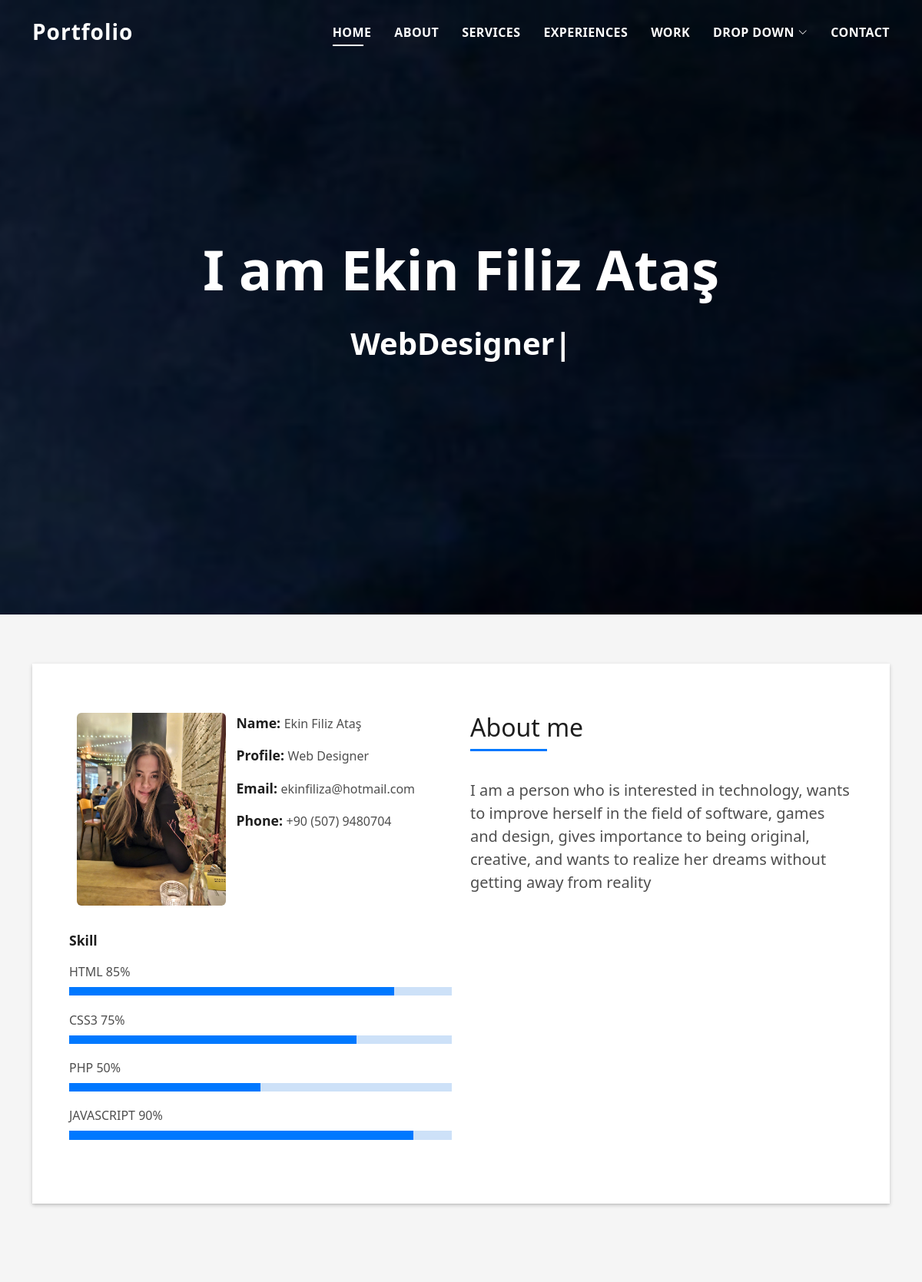
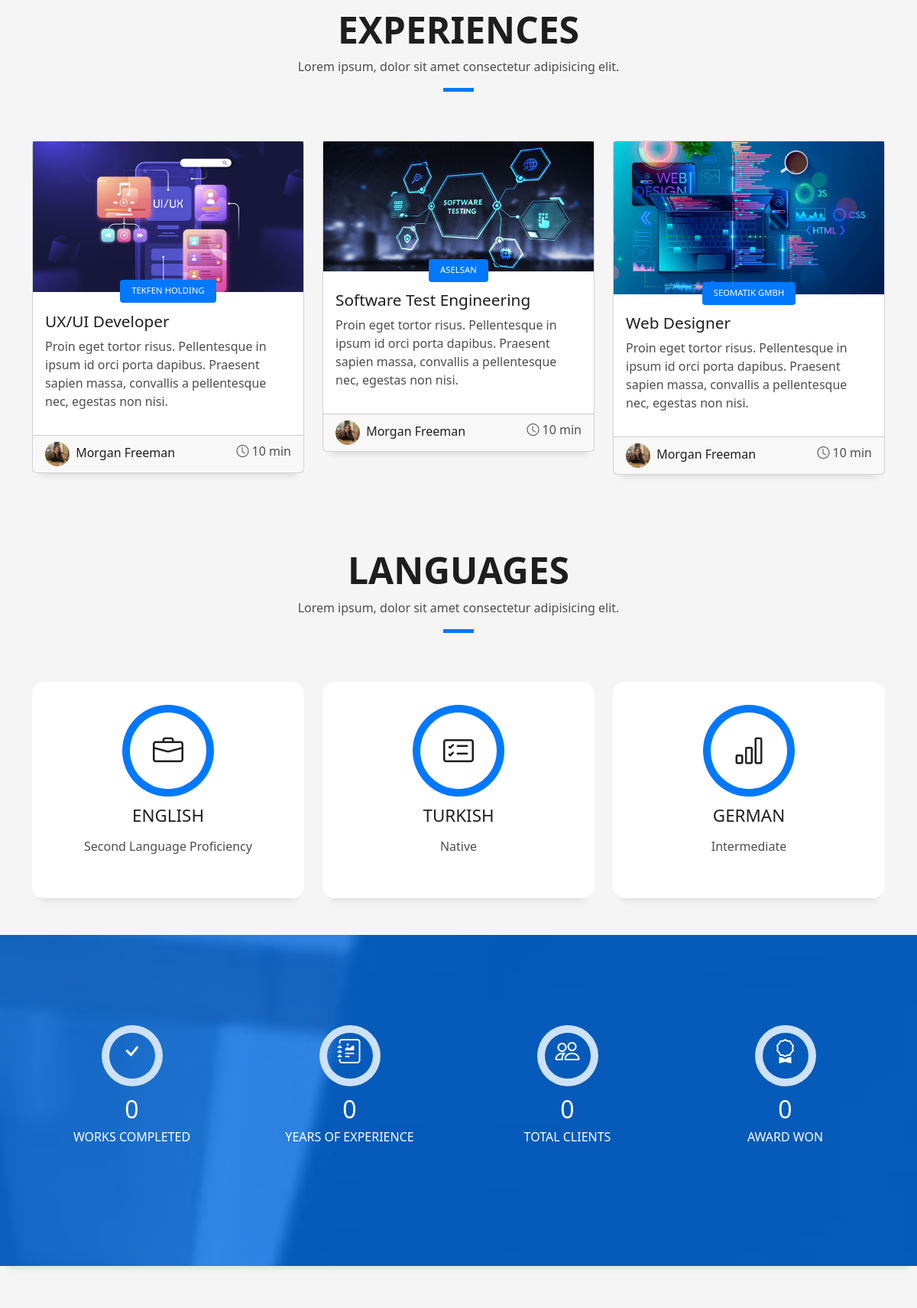
The page / (upper part) on the database its author committed (2 pictures, top to bottom).
### core/models.py (models this page shows, shortened)
class GeneralSetting(models.Model):
    name = models.CharField(
        default='',
        max_length=254,
        blank=True,
        verbose_name="Name Test",
        help_text='This is the variable of the setting.'
    )
    description = models.CharField(
        default='',
        max_length=254,
        blank=True,
        verbose_name="Description"
    )
    parameter = models.CharField(
        default='',
        max_length=254,
        blank=True,
        verbose_name="Parameter"
    )
    updated_date = models.DateTimeField(
        blank=True,
        auto_now=True,
        verbose_name="Updated Date"
    )
    created_date = models.DateTimeField(
        blank=True,
        auto_now_add=True,
        verbose_name="Created Date"
    )
    class Meta:
        verbose_name = 'General Setting'
        verbose_name_plural = 'General Settings'
        ordering = ('name',)

### core/views.py (the view)
# urls.py: path('', views.index, name='index'),
def index(request):
    site_title = GeneralSetting.objects.get(name='site_title').parameter
    site_keywords = GeneralSetting.objects.get(name='site_keywords').parameter
    site_about = GeneralSetting.objects.get(name='site_about').parameter
    context = {
        'site_title': site_title,
        'site_keywords': site_keywords,
        'site_about': site_about,
    }
    return render(request, 'index.html', context=context)

### templates/index.html (shortened to what this page needs)
{% load static %}
<!DOCTYPE html>
<html lang="en">
<head>
<link href="{% static 'vendor/bootstrap/css/bootstrap.min.css' %}" rel="stylesheet">
<link href="{% static 'vendor/bootstrap-icons/bootstrap-icons.css' %}" rel="stylesheet">
<link href="{% static 'vendor/glightbox/css/glightbox.min.css' %}" rel="stylesheet">
<link href="{% static 'vendor/swiper/swiper-bundle.min.css' %}" rel="stylesheet">
<link href="{% static 'css/style.css' %}" rel="stylesheet">
</head>
<body>
  <header id="header" class="fixed-top">
    <div class="container d-flex align-items-center justify-content-between">
      <h1 class="logo"><a href="index.html">Portfolio</a></h1>
      <nav id="navbar" class="navbar">
        <ul>
          <li><a class="nav-link scrollto active" href="#hero">Home</a></li>
          <li><a class="nav-link scrollto" href="#about">About</a></li>
          <li><a class="nav-link scrollto" href="#services">Services</a></li>
          <li><a class="nav-link scrollto " href="#blog">Experiences</a></li>
          <li><a class="nav-link scrollto " href="#work">Work</a></li>
          <li class="dropdown"><a href="#"><span>Drop Down</span> <i class="bi bi-chevron-down"></i></a>
          </li>
          <li><a class="nav-link scrollto" href="#contact">Contact</a></li>
        </ul>
      </nav>
    </div>
  </header>
  <div id="hero" class="hero route bg-image" style="background-image: url(static/img/hero-bg.jpg)">
    <div class="overlay-itro"></div>
    <div class="hero-content display-table">
      <div class="table-cell">
        <div class="container">
          <h1 class="hero-title mb-4">I am {{ site_title }}</h1>
          <p class="hero-subtitle"><span class="typed" data-typed-items={{ site_keywords }}></span></p>
        </div>
      </div>
    </div>
  </div>
  <main id="main">
    <section id="about" class="about-mf sect-pt4 route">
      <div class="container">
        <div class="row">
          <div class="col-sm-12">
            <div class="box-shadow-full">
              <div class="row">
                <div class="col-md-6">
                  <div class="row">
                    <div class="col-sm-6 col-md-5">
                      <div class="about-img">
                        <img src="static/img/testimonial-2.jpg" class="img-fluid rounded b-shadow-a" alt="">
                      </div>
                    </div>
                    <div class="col-sm-6 col-md-7">
                      <div class="about-info">
                        <p><span class="title-s">Name: </span> <span>Ekin Filiz Ataş</span></p>
                        <p><span class="title-s">Profile: </span> <span>Web Designer</span></p>
                        <p><span class="title-s">Email: </span> <span>ekinfiliza@hotmail.com</span></p>
                        <p><span class="title-s">Phone: </span> <span>+90 (507) 9480704</span></p>
                      </div>
                    </div>
                  </div>
                  <div class="skill-mf">
                    <p class="title-s">Skill</p>
                    <span>HTML</span> <span class="pull-right">85%</span>
                    <div class="progress">
                      <div class="progress-bar" role="progressbar" style="width: 85%;" aria-valuenow="85" aria-valuemin="0" aria-valuemax="100"></div>
                    </div>
                    <span>CSS3</span> <span class="pull-right">75%</span>
                    <div class="progress">
                      <div class="progress-bar" role="progressbar" style="width: 75%" aria-valuenow="75" aria-valuemin="0" aria-valuemax="100"></div>
                    </div>
                    <span>PHP</span> <span class="pull-right">50%</span>
                    <div class="progress">
                      <div class="progress-bar" role="progressbar" style="width: 50%" aria-valuenow="50" aria-valuemin="0" aria-valuemax="100"></div>
                    </div>
                    <span>JAVASCRIPT</span> <span class="pull-right">90%</span>
                    <div class="progress">
                      <div class="progress-bar" role="progressbar" style="width: 90%" aria-valuenow="90" aria-valuemin="0" aria-valuemax="100"></div>
                    </div>
                  </div>
                </div>
                <div class="col-md-6">
                  <div class="about-me pt-4 pt-md-0">
                    <div class="title-box-2">
                      <h5 class="title-left">
                        About me
                      </h5>
                    </div>
                    <p class="lead">
                        {{site_about}}                    </p>
                  </div>
                </div>
              </div>
            </div>
          </div>
        </div>
      </div>
    </section>
    <section id="blog" class="blog-mf sect-pt4 route">
      <div class="container">
        <div class="row">
          <div class="col-sm-12">
            <div class="title-box text-center">
              <h3 class="title-a">
                Experiences
              </h3>
              <p class="subtitle-a">
                Lorem ipsum, dolor sit amet consectetur adipisicing elit.
              </p>
              <div class="line-mf"></div>
            </div>
          </div>
        </div>
        <div class="row">
          <div class="col-md-4">
            <div class="card card-blog">
              <div class="card-img">
                <a href="single.html"><img src="static/img/post-1.jpg" alt="" class="img-fluid"></a>
              </div>
              <div class="card-body">
                <div class="card-category-box">
                  <div class="card-category">
                    <h6 class="category">Tekfen Holding</h6>
                  </div>
                </div>
                <h3 class="card-title"><a href="single.html">UX/UI Developer</a></h3>
                <p class="card-description">
                  Proin eget tortor risus. Pellentesque in ipsum id orci porta dapibus. Praesent sapien massa, convallis
                  a pellentesque nec,
                  egestas non nisi.
                </p>
              </div>
              <div class="card-footer">
                <div class="post-author">
                  <a href="#">
                    <img src="static/img/testimonial-2.jpg" alt="" class="avatar rounded-circle">
                    <span class="author">Morgan Freeman</span>
                  </a>
                </div>
                <div class="post-date">
                  <span class="bi bi-clock"></span> 10 min
                </div>
              </div>
            </div>
          </div>
          <div class="col-md-4">
            <div class="card card-blog">
              <div class="card-img">
                <a href="single.html"><img src="static/img/post-2.jpg" alt="" class="img-fluid"></a>
              </div>
              <div class="card-body">
                <div class="card-category-box">
                  <div class="card-category">
                    <h6 class="category">ASELSAN</h6>
                  </div>
                </div>
                <h3 class="card-title"><a href="single.html">Software Test Engineering</a></h3>
                <p class="card-description">
                  Proin eget tortor risus. Pellentesque in ipsum id orci porta dapibus. Praesent sapien massa, convallis
                  a pellentesque nec,
                  egestas non nisi.
                </p>
              </div>
              <div class="card-footer">
                <div class="post-author">
                  <a href="#">
                    <img src="static/img/testimonial-2.jpg" alt="" class="avatar rounded-circle">
                    <span class="author">Morgan Freeman</span>
                  </a>
                </div>
                <div class="post-date">
                  <span class="bi bi-clock"></span> 10 min
                </div>
              </div>
            </div>
          </div>
          <div class="col-md-4">
            <div class="card card-blog">
              <div class="card-img">
                <a href="single.html"><img src="static/img/post-3.jpg" alt="" class="img-fluid"></a>
              </div>
              <div class="card-body">
                <div class="card-category-box">
                  <div class="card-category">
                    <h6 class="category">Seomatik GMBH</h6>
                  </div>
                </div>
                <h3 class="card-title"><a href="single.html">Web Designer</a></h3>
                <p class="card-description">
                  Proin eget tortor risus. Pellentesque in ipsum id orci porta dapibus. Praesent sapien massa, convallis
                  a pellentesque nec,
                  egestas non nisi.
                </p>
              </div>
              <div class="card-footer">
                <div class="post-author">
                  <a href="#">
                    <img src="static/img/testimonial-2.jpg" alt="" class="avatar rounded-circle">
                    <span class="author">Morgan Freeman</span>
                  </a>
                </div>
                <div class="post-date">
                  <span class="bi bi-clock"></span> 10 min
                </div>
              </div>
            </div>
          </div>
        </div>
      </div>
    </section>
    <section id="services" class="services-mf pt-5 route">
      <div class="container">
        <div class="row">
          <div class="col-sm-12">
            <div class="title-box text-center">
              <h3 class="title-a">
                Languages
              </h3>
              <p class="subtitle-a">
                Lorem ipsum, dolor sit amet consectetur adipisicing elit.
              </p>
              <div class="line-mf"></div>
            </div>
          </div>
        </div>
        <div class="row">
          <div class="col-md-4">
            <div class="service-box">
              <div class="service-ico">
                <span class="ico-circle"><i class="bi bi-briefcase"></i></span>
              </div>
              <div class="service-content">
                <h2 class="s-title">English</h2>
                <p class="s-description text-center">
                  Second Language Proficiency
                </p>
              </div>
            </div>
          </div>
          <div class="col-md-4">
            <div class="service-box">
              <div class="service-ico">
                <span class="ico-circle"><i class="bi bi-card-checklist"></i></span>
              </div>
              <div class="service-content">
                <h2 class="s-title">Turkish</h2>
                <p class="s-description text-center">
                  Native
                </p>
              </div>
            </div>
          </div>
          <div class="col-md-4">
            <div class="service-box">
              <div class="service-ico">
                <span class="ico-circle"><i class="bi bi-bar-chart"></i></span>
              </div>
              <div class="service-content">
                <h2 class="s-title">German</h2>
                <p class="s-description text-center">
                  Intermediate
                </p>
              </div>
            </div>
          </div>
        </div>
      </div>
    </section>
    <div class="section-counter paralax-mf bg-image" style="background-image: url(static/img/counters-bg.jpg)">
      <div class="overlay-mf"></div>
      <div class="container position-relative">
        <div class="row">
          <div class="col-sm-3 col-lg-3">
            <div class="counter-box counter-box pt-4 pt-md-0">
              <div class="counter-ico">
                <span class="ico-circle"><i class="bi bi-check"></i></span>
              </div>
              <div class="counter-num">
                <p data-purecounter-start="0" data-purecounter-end="450" data-purecounter-duration="1" class="counter purecounter"></p>
                <span class="counter-text">WORKS COMPLETED</span>
              </div>
            </div>
          </div>
          <div class="col-sm-3 col-lg-3">
            <div class="counter-box pt-4 pt-md-0">
              <div class="counter-ico">
                <span class="ico-circle"><i class="bi bi-journal-richtext"></i></span>
              </div>
              <div class="counter-num">
                <p data-purecounter-start="0" data-purecounter-end="25" data-purecounter-duration="1" class="counter purecounter"></p>
                <span class="counter-text">YEARS OF EXPERIENCE</span>
              </div>
            </div>
          </div>
          <div class="col-sm-3 col-lg-3">
            <div class="counter-box pt-4 pt-md-0">
              <div class="counter-ico">
                <span class="ico-circle"><i class="bi bi-people"></i></span>
              </div>
              <div class="counter-num">
                <p data-purecounter-start="0" data-purecounter-end="550" data-purecounter-duration="1" class="counter purecounter"></p>
                <span class="counter-text">TOTAL CLIENTS</span>
              </div>
            </div>
          </div>
          <div class="col-sm-3 col-lg-3">
            <div class="counter-box pt-4 pt-md-0">
              <div class="counter-ico">
                <span class="ico-circle"><i class="bi bi-award"></i></span>
              </div>
              <div class="counter-num">
                <p data-purecounter-start="0" data-purecounter-end="48" data-purecounter-duration="1" class="counter purecounter"></p>
                <span class="counter-text">AWARD WON</span>
              </div>
            </div>
          </div>
        </div>
      </div>
    </div>
    <section id="work" class="portfolio-mf sect-pt4 route">
    </section>
  </main>
</body>
</html>

### rows shown on the page
GeneralSetting: parameter "Ekin Filiz Ataş"
GeneralSetting: parameter "I am a person who is interested in technology, wants to improve herself in the field of software, games and design, gives importance to being original, creative, and wants to realize her dreams without getting away from reality"
